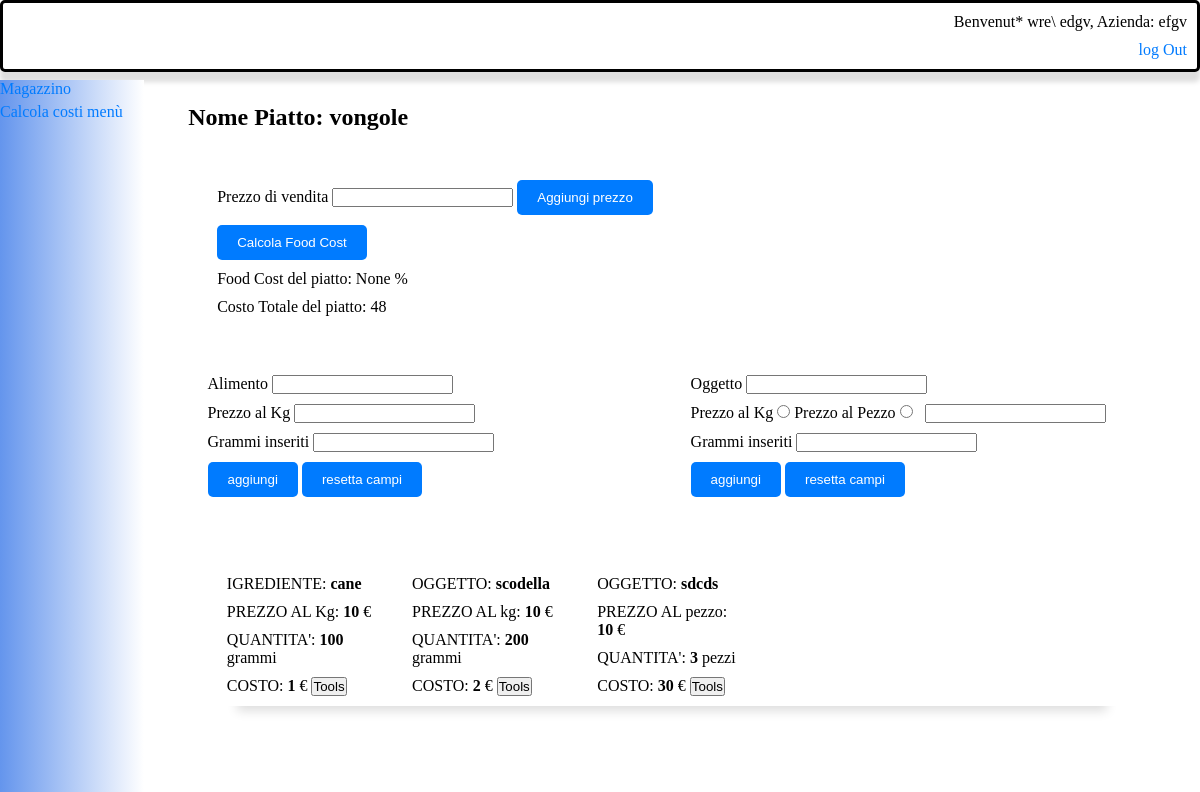
Page /visualizzaDashboardPiatto/2 (signed in) on the committed database.
### tables this page shows
CREATE TABLE utenti
(
    id_utente INTEGER PRIMARY KEY AUTOINCREMENT,
    nome TEXT,
    cognome TEXT,
    mail TEXT,
    compagnia TEXT,
    passwo VARCHAR[255] NOT NULL
    /*
    tabella che racchiude gli utenti iscritti al servizio e i loro dati

    id dell'utente'
    nome utente
    cognome utente
    mail dell'utente'
    azienda per cui lavora
    password criptata con hash


*/
);

CREATE TABLE piatti
(
	piattoId INTEGER PRIMARY KEY AUTOINCREMENT,
    idUtente INT,
	nome TEXT,
    costo DECIMAL (10, 4),
    prezzoVendita DECIMAL (10, 4),
    percentualeFoodCost DECIMAL (10, 4)
    /*
    tabella che racchiude i piatti composti da vari ingredienti ed oggetti, degli utenti iscritti al servizio

    id del piatto 
    id dell'utente
    nome del piatto'
    costo del piatto composto dalla somma di tutti gli ingredienti e gli oggetti che lo compongono
*/

);

CREATE TABLE ingredienti
(
    ingredienteId INTEGER PRIMARY KEY AUTOINCREMENT,
    idUtente INT,
    idPiatto INT,
    nome TEXT,
    prezzoKg DECIMAL (10, 4),
    prezzo DECIMAL (10, 4),
	quantita DECIMAL (10, 4),
    costo DECIMAL(10, 3),
    descrizione TEXT,
    unitaDiMisura TEXT,
    quanti DECIMAL(5,3),
    codice TEXT,
    famiglia TEXT,
    fornitore TEXT,
    ordineMinimo INT
    /*
    tabella ingredienti salva i dati degli articoli food e beverage inseriti dall'utente', tutti gli articoli segnano
    tra i dati i piatti in cui vengono utilizzati, il magazzino in cui sono stoccati ed altre informazioni utili a 
    elaborare dati utili al monitoraggio da parte dell'utente e risultati per calcoli come il food cost'

    id dell'ingrediente
    id dell'utente che lo utilizza
    id del piatto in cui   presente (NONE nel caso non fosse utilizzato in nessun piatto)
    nome dell'ingrediente
    prezzo al kg dell'ingrediente
    prezzo riferito all'unit  di misura'
    quantit  dell'ingrediente usata in un piatto
    costo della quantit  rispetto al prezzo al kg'
    id del magazzino in cui   stoccato
    descrizione libera (TEXT)
    unit  di misura adottata
    quantit  dell'ingrediente presente in magazzino
    codice del prodotto
    famiglia del prodotto
    sottofamiglia del prodotto
    fornitore del prodotto
    codice del fornitore
    ordine minimo necessario'

*/
);

CREATE TABLE oggetti
(
    oggettoId INTEGER PRIMARY KEY AUTOINCREMENT,
    idUtente INT,
    idPiatto INT,
    nome TEXT,
    prezzo DECIMAL (10, 4),
	quantita DECIMAL (10, 4),
    costoQuantita DECIMAL(10, 3),
    descrizione TEXT,
    unitaDiMisura TEXT,
    quanti DECIMAL(5,3),
    codice TEXT,
    famiglia TEXT,
    fornitore TEXT,
    ordineMinimo INT
    /*
    la tabella oggetti   sostanzialmente uguale a ingredienti solo che racchiude le attrezzature utilizzate dall'utente
    per la opreparazione di un piatto o comunque sostenere l'attivit  quindi piatti, spatole, prodotti delle pulizie ecc
    
    id dell'oggetto'
    id dell'utente
    id del piatto che utlizza l'oggetto
    nome dell'oggetto
    prezzo dell'oggetto
    quantit  dell'oggetto utilizzata per preparare un piatto
    costo della quantit  utilizzata in un piatto
    id del magazzino in cui si trova
    descrizione dell'articolo
    unit  di misura utilizza
    quantit  posseduta dell'oggetto
    codice dell'oggetto
    famiglia dell'oggetto FOOD-BEVERAGE-OBJECT'
    sottoFamiglia
    fornitore dell'oggetyto
    codice del fornitore
    ordine minimo'
*/
);

### app.py (the view)
@app.route('/visualizzaDashboardPiatto/<int:idPiatto>', methods=['POST', 'GET'])
@login_required
def visualizzaDashboardPiatto(idPiatto):
        db=database.db()
        piattiUtente=database.visualizza_un_piatto(db, 'piatti', session['userId'], idPiatto)
        ingredientiUtente=database.visualizza_tutti_piatti(db, 'ingredienti', session['userId'])
        infoUtente=database.visualizza_tutti_piatti(db, 'utenti', session['userId'])
        oggettiUtente=database.visualizza_tutti_piatti(db,'oggetti', session['userId'])
        percentualeFoodCost=piattiUtente[5]
        if request.method=='GET':
            db.close() #chiusura database
        elif request.method=='POST':
            prezzoVendita=(request.form.get('prezzoVendita'))
            prezzo=float(prezzoVendita)
            prezzo=round(prezzo, 3)
            database.aggiungi_prezzoVendita(db, 'piatti', prezzo, idPiatto)
            db.close()
        return render_template('infoComplete.html', oggettiUtente=oggettiUtente, ingredientiUtente=ingredientiUtente, infoUtente=infoUtente, piattiUtente=piattiUtente, percentualeFoodCost=percentualeFoodCost)

### app.py (called while the page is built)
def login_required(view_func):
    @wraps(view_func)
    def wrapped_view(*args, **kwargs):
        if 'userId' in session:
            return view_func(*args, **kwargs)
        else:
            return redirect(url_for('crea_utente'))
    return wrapped_view

### query.py (called while the page is built)
    @staticmethod
    def db():
        DATABASE = 'piatti.db'
        db = getattr(g, '_database', None)
        if db is None:
            db = g._database = sqlite3.connect(DATABASE)
        return db

    @staticmethod
    def visualizza_tutti_piatti(db, tabella, idUte):
        cursore = db.cursor()
        if tabella == 'piatti':
            cursore.execute(f"SELECT * FROM {tabella} WHERE idUtente=?", (idUte,))
            piatti = cursore.fetchall()
        elif tabella == 'ingredienti':
            cursore.execute(f"SELECT * FROM {tabella} WHERE idUtente=?", (idUte,))
            piatti = cursore.fetchall()
        elif tabella == 'utenti':
            cursore.execute(f"SELECT * FROM {tabella} WHERE id_utente=?", (idUte,))
            piatti = cursore.fetchone()
        elif tabella=='oggetti':
            cursore.execute(f"SELECT * FROM {tabella} WHERE idUtente=?", (idUte,))
            piatti = cursore.fetchall()
        return piatti

    @staticmethod
    def visualizza_un_piatto(db, tabella, idUte, idEle):
        cursore = db.cursor()
        if tabella == 'piatti':
            cursore.execute(f"SELECT * FROM {tabella} WHERE piattoId=?", (idEle,))
            elemento = cursore.fetchone()
        elif tabella == 'ingredienti':
            cursore.execute(f"SELECT * FROM {tabella} WHERE ingredienteId=?", (idEle,))
            elemento = cursore.fetchone()
        elif tabella == 'utenti':
            cursore.execute(f"SELECT * FROM {tabella} WHERE id_utente=?", (idUte,))
            elemento = cursore.fetchone()
        elif tabella=='oggetti':
            cursore.execute(f"SELECT * FROM {tabella} WHERE oggettoId=?", (idEle,))
            elemento = cursore.fetchone()
        return elemento

### templates/infoComplete.html (shortened to what this page needs)
<!DOCTYPE html>
<html>
<head>
    <link type="text/css" rel="stylesheet" href="{{ url_for('static', filename='templates.css') }}" />
</head>
<body class="l1">
    <div class="info_ute">
        <div>
            <p>
                Benvenut* {{(infoUtente[1])}} {{(infoUtente[2])}}, Azienda: {{(infoUtente[4])}}
            </p>
            <div>
                <a href="{{(url_for('logOut'))}}">log Out</a>
            </div>
        </div>
    </div>
    <nav class="navLaterale">
        <ul>
            <li><a href="{{(url_for('dashboardMagazzino'))}}">Magazzino</a></li>
            <li><a href="{{(url_for('calcolaTot'))}}">Calcola costi menù</a></li>
        </ul>
    </nav>
    <div class="container">
        <div class="fondoForm">
            <h1>Nome Piatto: {{piattiUtente[2]}}</h1>
            <div class="panoramicaPiatto">
                <div class="panoramicaPiatto1">
                    <form action="{{(url_for('visualizzaDashboardPiatto', idPiatto=piattiUtente[0]))}}" method="post">
                        <label for="prezzoAlimento">Prezzo di vendita</label>
                        <input type="text" id="prezzoAlimento" name="prezzoVendita">
                        <input type="submit" value="Aggiungi prezzo">
                    </form>
                    <form action="{{(url_for('calcolaFoodCost', idPiatto=piattiUtente[0]))}}" method="post">
                        <input type="submit" value="Calcola Food Cost">
                    </form>
                    <p>Food Cost del piatto: {{ percentualeFoodCost }} %</p>
                    <p>Costo Totale del piatto: {{piattiUtente[3]}}</p>
                </div>
            </div>
            <div class="inserimento">
                <div class="inserimentoIngredienti">
                    <form action="{{(url_for('aggiungiIngre', strada=0))}}" method="post">
                        <label for="nomeAlimento">Alimento</label>
                        <input type="text" id="nomeAlimento" name="nomeAlimento">
                        <br>
                        <label for="prezzoAlKg">Prezzo al Kg</label>
                        <input type="text" id="prezzoAlKg" name="prezzoAlKg">
                        <br>
                        <label for="quantita">Grammi inseriti</label>
                        <input type="text" id="quantita" name="quantita">
                        <br>
                        <input type="submit" value="aggiungi">
                        <input type="reset" value="resetta campi">
                    </form>
                </div>
                <div class="inserimentoOggetti">
                    <form action="{{(url_for('aggiungiIngre', strada=1))}}" method="post">
                        <label for="nomeAlimento">Oggetto</label>
                        <input type="text" id="nomeAlimento" name="nomeOggetto">
                        <br>
                        <label for="prezzoAlKg">Prezzo al Kg</label>
                        <input type="radio" id="radioKg" name="prezzo" value="0">
                        <label for="prezzoAlPz">Prezzo al Pezzo</label>
                        <input type="radio" id="radioPz" name="prezzo" value="1">
                        <input type="text" style="margin-left:2%;" id="nomeAlimento" name="prezzoOggetto">
                        <br>
                        <label for="quantita">Grammi inseriti</label>
                        <input type="text" id="quantita" name="quantita">
                        <br>
                        <input type="submit" value="aggiungi">
                        <input type="reset" value="resetta campi">
                    </form>
                </div>
            </div>
            <div class="piattoSingolo">
                <div class="tab">
                    {% for ingredientiUtente in ingredientiUtente %}
                    {% if piattiUtente[0]== ingredientiUtente[2] %}
                    <div class="tab2">
                        <div class="infoIn">
                            <div class="singoloIngrediente">
                                <p>
                                <p>IGREDIENTE: <b>{{ingredientiUtente[3]}}</b><br>
                                <p>PREZZO AL Kg: <b>{{ingredientiUtente[4]}}</b> €<br>
                                <p>QUANTITA': <b>{{ingredientiUtente[6]}}</b> grammi<br>
                                <p>
                                    COSTO: <b>{{ingredientiUtente[7]}}</b> €
                                    <button class="menuButton" data-target="#menuToolsIngredienti{{ loop.index }}">Tools</button>
                                </p>
                            </div>
                        </div>
                    </div>
                    {% endif %}
                    {% endfor %}
                    {% for oggettiUtente in oggettiUtente %}
                    {% if piattiUtente[0]== oggettiUtente[2] %}
                    <div class="tab2">
                        <div class="infoIn">
                            <div class="singoloIngrediente">
                                <p>
                                <p>OGGETTO: <b>{{oggettiUtente[3]}}</b><br>
                                <p>PREZZO AL {% if oggettiUtente[8] == 'pezzi' %} pezzo{% else %} kg{% endif %}: <b>{{ oggettiUtente[4] }}</b> €<br></p>
                                <p>QUANTITA': <b>{{ oggettiUtente[5] }}</b>{% if oggettiUtente[8] == 'pezzi' %} pezzi{% else %} grammi{% endif %}</p>
                                <p>
                                    COSTO: <b>{{oggettiUtente[6]}}</b> €
                                    <button class="menuButton" data-target="#menuToolsIngredienti{{ loop.index }}">Tools</button>
                                </p>
                            </div>
                        </div>
                    </div>
                    {% endif %}
                    {% endfor %}
                </div>
            </div>
        </div>
    </div>
</body>
</html>

### static/templates.css (style rules this page uses)
* { margin: 0; padding: 0; box-sizing:border-box; }
.panoramicaPiatto { display: flex; flex-flow:row; padding:3%; top:6%; gap:4%; }
.inserimento { display: grid; margin: 2%; grid-template-columns: repeat(2, 1fr); gap: 4%; }
.navLaterale { width: 12%; background: linear-gradient(to right, cornflowerblue, white); color: white; overflow-y: auto; position: fixed; bottom: 0; height: 90%; transition: left 0.3s ease; z-index: 1000; }
.container { margin-left: 12%; padding: 2%; width: calc(100% - 12%); overflow-y: auto; height: 100%; margin-top: 5%; }
.tab { box-shadow: 0px 15px 10px -10px #dedede; -moz-box-shadow: 0px 15px 10px -10px #dedede; -webkit-box-shadow: 0px 15px 10px -10px #dedede; display: grid; grid-template-columns: repeat(5, 1fr); grid-template-rows: repeat(25%); gap: 4%; margin:4%; }
.piattoSingolo { display:flex; flex-direction:column; gap:3%; }
.info_ute { background-color: #ffffff; padding: 10px; border-radius: 5px; margin-bottom: 20px; border-bottom: 3px; border: solid; box-shadow: 0px 10px 5px #dedede; -moz-box-shadow: 0px 10px 5px #dedede; -webkit-box-shadow: 0px 10px 5px #dedede; position: fixed; top: 0; width: 100%; z-index: 1000; text-align:right; }
.infoIn { display:flex; flex-direction:row; }
.fondoForm { position: relative; background-color: #ffffff; padding: 2%; }
input[type="text"], input[type="submit"], input[type="reset"], label { margin-bottom: 10px; }
h1 { margin-bottom: 20px; font-size: 24px; }
p { margin-bottom: 10px; }
ul { margin-bottom: 10px; }
li { margin-bottom: 5px; }
input[type="submit"], input[type="reset"] { background-color: #007bff; color: #ffffff; border: none; padding: 10px 20px; border-radius: 5px; cursor: pointer; }
a { color: #007bff; text-decoration: none; }

### rows in the picture
utenti: nome "wre\\", cognome "edgv", compagnia "efgv"
piatti: nome "vongole", costo "48"
ingredienti: nome "cane", prezzoKg "10", quantita "100", costo "1"
oggetti: nome "scodella", unitaDiMisura "kg", prezzo "10", quantita "200", costoQuantita "2"
oggetti: nome "sdcds", unitaDiMisura "pezzo", prezzo "10", quantita "3", costoQuantita "30"

### other values in the picture
{{ percentualeFoodCost }} "None"
